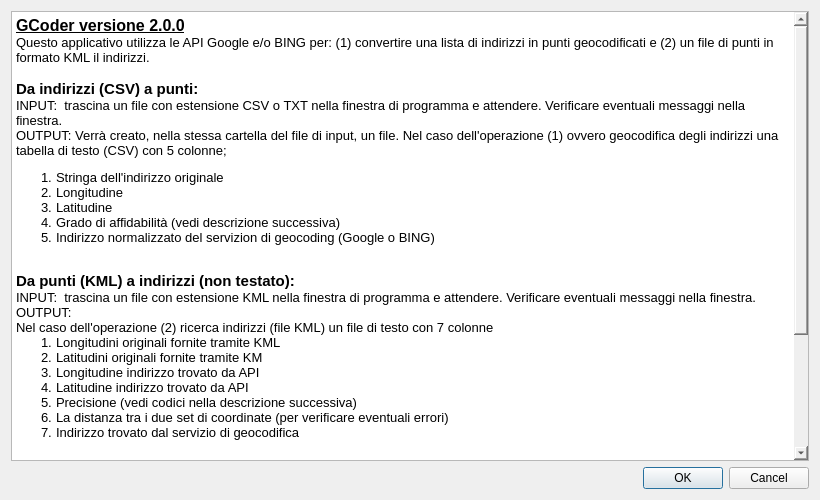
<?xml version="1.0" encoding="UTF-8"?>
<ui version="4.0">
 <class>Dialog</class>
 <widget class="QDialog" name="Dialog">
  <property name="geometry">
   <rect>
    <x>0</x>
    <y>0</y>
    <width>820</width>
    <height>500</height>
   </rect>
  </property>
  <property name="windowTitle">
   <string>Info Man</string>
  </property>
  <property name="windowIcon">
   <iconset>
    <normaloff>:/res/Icons8-Windows-8-Maps-Geo-Fence.ico</normaloff>:/res/Icons8-Windows-8-Maps-Geo-Fence.ico</iconset>
  </property>
  <property name="styleSheet">
   <string notr="true">border-color: rgb(0, 0, 0);</string>
  </property>
  <property name="sizeGripEnabled">
   <bool>true</bool>
  </property>
  <property name="modal">
   <bool>false</bool>
  </property>
  <layout class="QVBoxLayout" name="verticalLayout">
   <item>
    <widget class="QTextBrowser" name="textBrowser">
     <property name="frameShape">
      <enum>QFrame::StyledPanel</enum>
     </property>
     <property name="frameShadow">
      <enum>QFrame::Sunken</enum>
     </property>
     <property name="lineWidth">
      <number>1</number>
     </property>
     <property name="midLineWidth">
      <number>1</number>
     </property>
     <property name="verticalScrollBarPolicy">
      <enum>Qt::ScrollBarAsNeeded</enum>
     </property>
     <property name="documentTitle">
      <string>INFO</string>
     </property>
     <property name="html">
      <string>&lt;!DOCTYPE HTML PUBLIC &quot;-//W3C//DTD HTML 4.0//EN&quot; &quot;http://www.w3.org/TR/REC-html40/strict.dtd&quot;&gt;
&lt;html&gt;&lt;head&gt;&lt;meta name=&quot;qrichtext&quot; content=&quot;1&quot; /&gt;&lt;title&gt;INFO&lt;/title&gt;&lt;style type=&quot;text/css&quot;&gt;
p, li { white-space: pre-wrap; }
&lt;/style&gt;&lt;/head&gt;&lt;body style=&quot; font-family:'MS Shell Dlg 2'; font-size:8.1pt; font-weight:400; font-style:normal;&quot;&gt;
&lt;p style=&quot; margin-top:0px; margin-bottom:0px; margin-left:0px; margin-right:0px; -qt-block-indent:0; text-indent:0px;&quot;&gt;&lt;span style=&quot; font-size:12pt; font-weight:600; text-decoration: underline;&quot;&gt;GCoder versione 2.0.0&lt;/span&gt;&lt;/p&gt;
&lt;p style=&quot; margin-top:0px; margin-bottom:0px; margin-left:0px; margin-right:0px; -qt-block-indent:0; text-indent:0px;&quot;&gt;&lt;span style=&quot; font-size:10pt;&quot;&gt;Questo applicativo utilizza le API Google e/o BING per: (1) convertire una lista di indirizzi in punti geocodificati e (2) un file di punti in formato KML il indirizzi. &lt;/span&gt;&lt;/p&gt;
&lt;p style=&quot;-qt-paragraph-type:empty; margin-top:0px; margin-bottom:0px; margin-left:0px; margin-right:0px; -qt-block-indent:0; text-indent:0px; font-size:10pt;&quot;&gt;&lt;br /&gt;&lt;/p&gt;
&lt;p style=&quot; margin-top:0px; margin-bottom:0px; margin-left:0px; margin-right:0px; -qt-block-indent:0; text-indent:0px;&quot;&gt;&lt;span style=&quot; font-size:11pt; font-weight:600;&quot;&gt;Da indirizzi (CSV) a punti:&lt;/span&gt;&lt;/p&gt;
&lt;p style=&quot; margin-top:0px; margin-bottom:0px; margin-left:0px; margin-right:0px; -qt-block-indent:0; text-indent:0px;&quot;&gt;&lt;span style=&quot; font-size:10pt;&quot;&gt;INPUT:  trascina un file con estensione CSV o TXT nella finestra di programma e attendere. Verificare eventuali messaggi nella finestra.&lt;/span&gt;&lt;/p&gt;
&lt;p style=&quot; margin-top:0px; margin-bottom:0px; margin-left:0px; margin-right:0px; -qt-block-indent:0; text-indent:0px;&quot;&gt;&lt;span style=&quot; font-size:10pt;&quot;&gt;OUTPUT: Verrà creato, nella stessa cartella del file di input, un file. Nel caso dell'operazione (1) ovvero geocodifica degli indirizzi una tabella di testo (CSV) con 5 colonne;&lt;/span&gt;&lt;/p&gt;
&lt;ol style=&quot;margin-top: 0px; margin-bottom: 0px; margin-left: 0px; margin-right: 0px; -qt-list-indent: 1;&quot;&gt;&lt;li style=&quot; font-size:10pt;&quot; style=&quot; margin-top:12px; margin-bottom:0px; margin-left:0px; margin-right:0px; -qt-block-indent:0; text-indent:0px;&quot;&gt;Stringa dell'indirizzo originale  &lt;/li&gt;
&lt;li style=&quot; font-size:10pt;&quot; style=&quot; margin-top:0px; margin-bottom:0px; margin-left:0px; margin-right:0px; -qt-block-indent:0; text-indent:0px;&quot;&gt;Longitudine  &lt;/li&gt;
&lt;li style=&quot; font-size:10pt;&quot; style=&quot; margin-top:0px; margin-bottom:0px; margin-left:0px; margin-right:0px; -qt-block-indent:0; text-indent:0px;&quot;&gt;Latitudine  &lt;/li&gt;
&lt;li style=&quot; font-size:10pt;&quot; style=&quot; margin-top:0px; margin-bottom:0px; margin-left:0px; margin-right:0px; -qt-block-indent:0; text-indent:0px;&quot;&gt;Grado di affidabilità (vedi descrizione successiva)  &lt;/li&gt;
&lt;li style=&quot; font-size:10pt;&quot; style=&quot; margin-top:0px; margin-bottom:12px; margin-left:0px; margin-right:0px; -qt-block-indent:0; text-indent:0px;&quot;&gt;Indirizzo normalizzato del servizion di geocoding (Google o BING) &lt;/li&gt;&lt;/ol&gt;
&lt;p style=&quot;-qt-paragraph-type:empty; margin-top:0px; margin-bottom:0px; margin-left:0px; margin-right:0px; -qt-block-indent:0; text-indent:0px; font-size:10pt;&quot;&gt;&lt;br /&gt;&lt;/p&gt;
&lt;p style=&quot; margin-top:0px; margin-bottom:0px; margin-left:0px; margin-right:0px; -qt-block-indent:0; text-indent:0px;&quot;&gt;&lt;span style=&quot; font-size:11pt; font-weight:600;&quot;&gt;Da punti (KML) a indirizzi (non testato):&lt;/span&gt;&lt;/p&gt;
&lt;p style=&quot; margin-top:0px; margin-bottom:0px; margin-left:0px; margin-right:0px; -qt-block-indent:0; text-indent:0px;&quot;&gt;&lt;span style=&quot; font-size:10pt;&quot;&gt;INPUT:  trascina un file con estensione KML nella finestra di programma e attendere. Verificare eventuali messaggi nella finestra.&lt;/span&gt;&lt;/p&gt;
&lt;p style=&quot; margin-top:0px; margin-bottom:0px; margin-left:0px; margin-right:0px; -qt-block-indent:0; text-indent:0px;&quot;&gt;&lt;span style=&quot; font-size:10pt;&quot;&gt;OUTPUT: &lt;/span&gt;&lt;/p&gt;
&lt;p style=&quot; margin-top:0px; margin-bottom:0px; margin-left:0px; margin-right:0px; -qt-block-indent:0; text-indent:0px;&quot;&gt;&lt;span style=&quot; font-size:10pt;&quot;&gt;Nel caso dell'operazione (2) ricerca indirizzi (file KML) un file di testo con 7 colonne&lt;/span&gt;&lt;/p&gt;
&lt;ol style=&quot;margin-top: 0px; margin-bottom: 0px; margin-left: 0px; margin-right: 0px; -qt-list-indent: 1;&quot;&gt;&lt;li style=&quot; font-size:10pt;&quot; style=&quot; margin-top:0px; margin-bottom:0px; margin-left:0px; margin-right:0px; -qt-block-indent:0; text-indent:0px;&quot;&gt;Longitudini originali fornite tramite KML&lt;/li&gt;
&lt;li style=&quot; font-size:10pt;&quot; style=&quot; margin-top:0px; margin-bottom:0px; margin-left:0px; margin-right:0px; -qt-block-indent:0; text-indent:0px;&quot;&gt;Latitudini originali fornite tramite KM&lt;/li&gt;
&lt;li style=&quot; font-size:10pt;&quot; style=&quot; margin-top:0px; margin-bottom:0px; margin-left:0px; margin-right:0px; -qt-block-indent:0; text-indent:0px;&quot;&gt;Longitudine indirizzo trovato da API&lt;/li&gt;
&lt;li style=&quot; font-size:10pt;&quot; style=&quot; margin-top:0px; margin-bottom:0px; margin-left:0px; margin-right:0px; -qt-block-indent:0; text-indent:0px;&quot;&gt;Latitudine indirizzo trovato da API&lt;/li&gt;
&lt;li style=&quot; font-size:10pt;&quot; style=&quot; margin-top:0px; margin-bottom:0px; margin-left:0px; margin-right:0px; -qt-block-indent:0; text-indent:0px;&quot;&gt;Precisione (vedi codici nella descrizione successiva)  &lt;/li&gt;
&lt;li style=&quot; font-size:10pt;&quot; style=&quot; margin-top:0px; margin-bottom:0px; margin-left:0px; margin-right:0px; -qt-block-indent:0; text-indent:0px;&quot;&gt;La distanza tra i due set di coordinate (per verificare eventuali errori)&lt;/li&gt;
&lt;li style=&quot; font-size:10pt;&quot; style=&quot; margin-top:0px; margin-bottom:12px; margin-left:0px; margin-right:0px; -qt-block-indent:0; text-indent:0px;&quot;&gt;Indirizzo trovato dal servizio di geocodifica&lt;/li&gt;&lt;/ol&gt;
&lt;p style=&quot;-qt-paragraph-type:empty; margin-top:0px; margin-bottom:0px; margin-left:0px; margin-right:0px; -qt-block-indent:0; text-indent:0px; font-size:8pt;&quot;&gt;&lt;br /&gt;&lt;/p&gt;
&lt;p style=&quot; margin-top:0px; margin-bottom:0px; margin-left:0px; margin-right:0px; -qt-block-indent:0; text-indent:0px;&quot;&gt;&lt;span style=&quot; font-size:11pt; font-weight:600;&quot;&gt;Precisione - da API Google:&lt;/span&gt;&lt;/p&gt;
&lt;p style=&quot; margin-top:0px; margin-bottom:0px; margin-left:0px; margin-right:0px; -qt-block-indent:0; text-indent:0px;&quot;&gt;&lt;span style=&quot; font-size:10pt; font-style:italic;&quot;&gt;&amp;quot;ROOFTOP&amp;quot; indicates that the returned result is a precise geocode for which we have location information accurate down to street address precision. &lt;/span&gt;&lt;/p&gt;
&lt;p style=&quot; margin-top:0px; margin-bottom:0px; margin-left:0px; margin-right:0px; -qt-block-indent:0; text-indent:0px;&quot;&gt;&lt;span style=&quot; font-size:10pt; font-style:italic;&quot;&gt;&amp;quot;RANGE_INTERPOLATED&amp;quot; indicates that the returned result reflects an approximation (usually on a road) interpolated between two precise points (such as intersections). Interpolated results are generally returned when rooftop geocodes are unavailable for a street address. &lt;/span&gt;&lt;/p&gt;
&lt;p style=&quot; margin-top:0px; margin-bottom:0px; margin-left:0px; margin-right:0px; -qt-block-indent:0; text-indent:0px;&quot;&gt;&lt;span style=&quot; font-size:10pt; font-style:italic;&quot;&gt;&amp;quot;GEOMETRIC_CENTER&amp;quot; indicates that the returned result is the geometric center of a result such as a polyline (for example, a street) or polygon (region).&amp;quot; &lt;/span&gt;&lt;/p&gt;
&lt;p style=&quot; margin-top:0px; margin-bottom:0px; margin-left:0px; margin-right:0px; -qt-block-indent:0; text-indent:0px;&quot;&gt;&lt;span style=&quot; font-size:10pt; font-style:italic;&quot;&gt;&amp;quot;APPROXIMATE&amp;quot; indicates that the returned result is approximate.&lt;/span&gt;&lt;/p&gt;
&lt;p style=&quot;-qt-paragraph-type:empty; margin-top:0px; margin-bottom:0px; margin-left:0px; margin-right:0px; -qt-block-indent:0; text-indent:0px; font-size:8pt; font-weight:600; color:#333333;&quot;&gt;&lt;br /&gt;&lt;/p&gt;&lt;/body&gt;&lt;/html&gt;</string>
     </property>
    </widget>
   </item>
   <item>
    <widget class="QDialogButtonBox" name="buttonBox">
     <property name="orientation">
      <enum>Qt::Horizontal</enum>
     </property>
     <property name="standardButtons">
      <set>QDialogButtonBox::Cancel|QDialogButtonBox::Ok</set>
     </property>
    </widget>
   </item>
  </layout>
 </widget>
 <resources/>
 <connections>
  <connection>
   <sender>buttonBox</sender>
   <signal>accepted()</signal>
   <receiver>Dialog</receiver>
   <slot>accept()</slot>
   <hints>
    <hint type="sourcelabel">
     <x>248</x>
     <y>254</y>
    </hint>
    <hint type="destinationlabel">
     <x>157</x>
     <y>274</y>
    </hint>
   </hints>
  </connection>
  <connection>
   <sender>buttonBox</sender>
   <signal>rejected()</signal>
   <receiver>Dialog</receiver>
   <slot>reject()</slot>
   <hints>
    <hint type="sourcelabel">
     <x>316</x>
     <y>260</y>
    </hint>
    <hint type="destinationlabel">
     <x>286</x>
     <y>274</y>
    </hint>
   </hints>
  </connection>
 </connections>
</ui>
